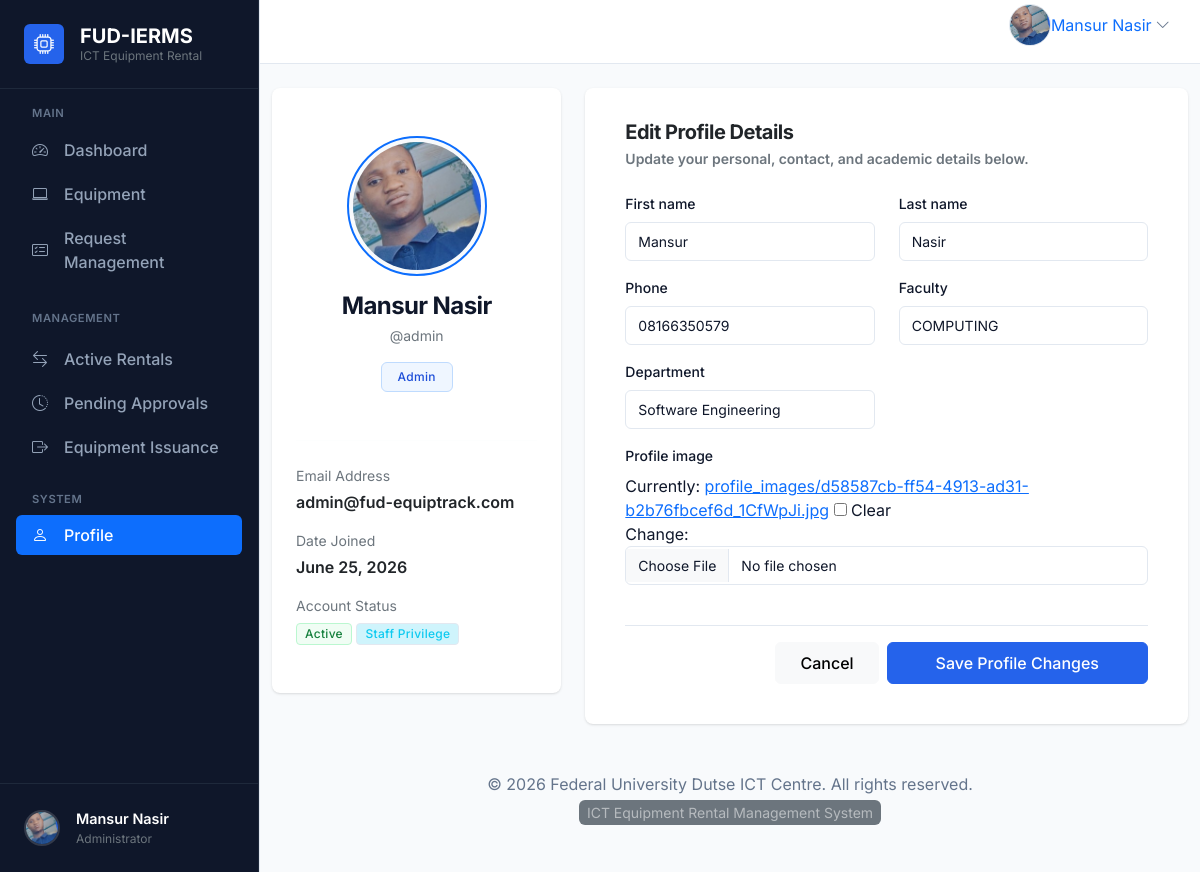
Page /accounts/profile/ (signed in) on the committed database.
### accounts/models.py (models this page shows, shortened)
class User(AbstractUser):
    objects = CustomUserManager()
    class Role(models.TextChoices):
        ADMIN = "ADMIN", "Admin"
        STUDENT = "STUDENT", "Student"
        STAFF = "STAFF", "Staff"
    role = models.CharField(
        max_length=20,
        choices=Role.choices,
        default=Role.STUDENT,
        db_index=True,
    )
    phone = models.CharField(max_length=20, blank=True, db_index=True)
    faculty = models.CharField(max_length=255, blank=True, db_index=True)
    department = models.CharField(max_length=255, blank=True, db_index=True)
    profile_image = models.ImageField(
        upload_to="profile_images/",
        blank=True,
        null=True,
    )
    created_at = models.DateTimeField(auto_now_add=True)
    updated_at = models.DateTimeField(auto_now=True)
    class Meta:
        verbose_name = "User"
        verbose_name_plural = "Users"
        ordering = ["-created_at"]
        indexes = [
            models.Index(fields=["role"]),
            models.Index(fields=["phone"]),
            models.Index(fields=["faculty"]),
            models.Index(fields=["department"]),
        ]

### accounts/views.py (the view, shortened to what this page needs)
# urls.py: path("profile/", views.ProfileView.as_view(), name="profile"),
class ProfileView(LoginRequiredMixin, UpdateView):
    template_name = "accounts/profile.html"
    model = User
    form_class = UserUpdateForm
    def get_object(self, queryset=None):
        return self.request.user

### templates/accounts/profile.html (shortened to what this page needs)
{% extends "base.html" %}
{% block content %}
<div class="row g-4">
  <div class="col-12 col-md-4 col-lg-4">
    <div class="card border-0 shadow-sm text-center py-4">
      <div class="card-body">
        <div class="mb-3 position-relative d-inline-block">
          {% if user.profile_image %}
            <img src="{{ user.profile_image.url }}" alt="{{ user.username }}" class="rounded-circle img-thumbnail border-2 border-primary" style="width: 140px; height: 140px; object-fit: cover;">
          {% else %}
            <div class="avatar-placeholder rounded-circle mx-auto d-flex align-items-center justify-content-center border-2 border-primary" style="width: 140px; height: 140px; font-size: 3rem; background: var(--primary-gradient);">
              {{ user.username|slice:":1"|upper }}
            </div>
          {% endif %}
        </div>
        <h4 class="fw-bold mb-1">{{ user.get_full_name|default:user.username }}</h4>
        <p class="text-secondary small mb-3">@{{ user.username }}</p>
        <span class="badge bg-primary-subtle text-primary border border-primary-subtle px-3 py-2 rounded mb-4 fs-7">
          {{ user.get_role_display }}
        </span>
        <hr class="my-4 border-light">
        <div class="text-start">
          <div class="mb-3">
            <label class="text-secondary small d-block mb-1">Email Address</label>
            <span class="fw-semibold text-dark">{{ user.email }}</span>
          </div>
          <div class="mb-3">
            <label class="text-secondary small d-block mb-1">Date Joined</label>
            <span class="fw-semibold text-dark">{{ user.date_joined|date:"F d, Y" }}</span>
          </div>
          <div class="mb-0">
            <label class="text-secondary small d-block mb-1">Account Status</label>
            {% if user.is_active %}
              <span class="badge bg-success-subtle text-success border border-success-subtle">Active</span>
            {% else %}
              <span class="badge bg-danger-subtle text-danger border border-danger-subtle">Inactive</span>
            {% endif %}
            {% if user.is_staff %}
              <span class="badge bg-info-subtle text-info border border-info-subtle">Staff Privilege</span>
            {% endif %}
          </div>
        </div>
      </div>
    </div>
  </div>
  <div class="col-12 col-md-8 col-lg-8">
    <div class="card border-0 shadow-sm p-3">
      <div class="card-header border-0 pb-0 bg-transparent">
        <h3 class="h5 fw-bold text-dark mb-1">Edit Profile Details</h3>
        <p class="text-secondary small mb-0">Update your personal, contact, and academic details below.</p>
      </div>
      <div class="card-body">
        <form method="post" enctype="multipart/form-data" novalidate>
          <div class="row">
            {% for field in form.visible_fields %}
              <div class="{% if field.name == 'profile_image' %}col-12{% else %}col-md-6{% endif %} mb-3">
                <label class="form-label d-flex justify-content-between" for="{{ field.id_for_label }}">
                  <span>{{ field.label }}</span>
                </label>
                {{ field }}
              </div>
            {% endfor %}
          </div>
          <div class="mt-4 pt-3 border-top border-light d-flex justify-content-end gap-2">
            <a href="{% url 'home' %}" class="btn btn-light px-4 py-2 border-light">Cancel</a>
            <button type="submit" class="btn btn-primary px-5 py-2">
              Save Profile Changes
            </button>
          </div>
        </form>
      </div>
    </div>
  </div>
</div>
{% endblock content %}

### templates/base.html (shortened to what this page needs)
{% load static %}
<!doctype html>
<html lang="en">
  <head>
    <link
      href="https://cdn.jsdelivr.net/npm/bootstrap@5.3.3/dist/css/bootstrap.min.css"
      rel="stylesheet"
    />
    <link rel="stylesheet" href="https://cdn.jsdelivr.net/npm/bootstrap-icons@1.11.3/font/bootstrap-icons.min.css">
  </head>
  <body>
    <div class="app-shell">
      <aside class="app-sidebar collapse d-lg-block" id="sidebarCollapse">
        {% include "partials/sidebar.html" %}
      </aside>
      <div class="app-main">
        <header class="app-topbar">
          <div class="container-fluid px-3 px-lg-4">
            <div class="topbar-row d-flex align-items-center justify-content-between gap-3">
              <div class="d-flex align-items-center gap-3">
                {% if user.is_authenticated %}
                  <div class="dropdown profile-menu" data-bs-auto-close="true">
                    <a
                      class="profile-toggle d-flex align-items-center text-decoration-none rounded"
                      href="#"
                      id="profileDropdown"
                      role="button"
                      data-bs-toggle="dropdown"
                      aria-expanded="false"
                      aria-label="User menu"
                    >
                      {% if user.profile_image %}
                        <img
                          src="{{ user.profile_image.url }}"
                          alt="{{ user.username }}"
                          class="avatar-img profile-avatar"
                        >
                      {% else %}
                        <div class="avatar-placeholder profile-avatar-placeholder">
                          {{ user.username|slice:":1"|upper }}
                        </div>
                      {% endif %}
                      <span class="profile-name profile-name-full d-none d-md-inline text-nowrap text-truncate" title="{{ user.get_full_name|default:user.username }}">
                        {{ user.get_full_name|default:user.username }}
                      </span>
                      <i class="bi bi-chevron-down ms-1 text-muted profile-chevron" aria-hidden="true"></i>
                    </a>
                  </div>
                {% else %}
                  <a class="btn btn-light" href="{% url 'accounts:login' %}"><i class="bi bi-box-arrow-in-right me-2"></i>Login</a>
                  <a class="btn btn-primary" href="{% url 'accounts:register' %}">Create Account</a>
                {% endif %}
              </div>
            </div>
          </div>
        </header>
        <main class="app-content">
          <div class="container py-4">
        {% block content %}{% endblock content %}
        <footer class="py-4 mt-auto">
          <div class="container text-center">
            <p class="text-muted mb-1">{{ copyright_text }}. All rights reserved.</p>
            <small class="text-white-50 bg-secondary px-2 py-1 rounded">{{ system_name }}</small>
          </div>
        </footer>
      </div>
    </main>
  </body>
</html>

### templates/partials/sidebar.html (shortened to what this page needs)
{% load static %}
{% with current_path=request.path %}
<div class="d-flex flex-column h-100 bg-sidebar" style="background-color: var(--sidebar-bg); border-right: 1px solid #1e293b;">
  <div class="p-4 border-bottom border-secondary d-none d-lg-block" style="border-color: #1e293b !important;">
    <a class="d-flex align-items-center gap-3 text-white text-decoration-none" href="{% url 'home' %}">
      <div class="d-flex align-items-center justify-content-center rounded" style="width: 40px; height: 40px; background-color: var(--primary);">
        <i class="bi bi-cpu text-white fs-5"></i>
      </div>
      <div class="d-flex flex-column">
        <span class="fw-bold fs-5 lh-1 mb-1">FUD-IERMS</span>
        <span class="text-secondary small lh-1" style="font-size: 0.75rem;">ICT Equipment Rental</span>
      </div>
    </a>
  </div>
  <div class="flex-grow-1 overflow-auto py-3">
    <div class="px-3">
      <div class="text-uppercase text-secondary fw-semibold mb-2 px-3" style="font-size: 0.7rem; letter-spacing: 0.05em; color: #64748B !important;">Main</div>
      <nav class="nav flex-column gap-1">
        {% if user.is_authenticated %}
          <a class="nav-link px-3 py-2 rounded d-flex align-items-center gap-3 text-white {% if 'admin-dashboard' in current_path or 'student-dashboard' in current_path or 'staff-dashboard' in current_path %}active bg-primary{% endif %}"
             href="{% url 'accounts:dashboard' %}"
             style="{% if 'admin-dashboard' not in current_path and 'student-dashboard' not in current_path and 'staff-dashboard' not in current_path %}color: #94A3B8 !important;{% endif %} font-weight: 500;">
            <i class="bi bi-speedometer2"></i>
            <span>Dashboard</span>
          </a>
        {% endif %}
        <a class="nav-link px-3 py-2 rounded d-flex align-items-center gap-3 text-white {% if 'equipment' in current_path %}active bg-primary{% endif %}"
           href="{% url 'equipment:list' %}"
           style="{% if 'equipment' not in current_path %}color: #94A3B8 !important;{% endif %} font-weight: 500;">
          <i class="bi bi-laptop"></i>
          <span>Equipment</span>
        </a>
        {% if user.is_authenticated %}
          {% if user.role|upper == 'ADMIN' %}
            <a class="nav-link px-3 py-2 rounded d-flex align-items-center gap-3 text-white {% if 'admin_request_management' in current_path %}active bg-primary{% endif %}"
               href="{% url 'rentals:admin_request_management' %}"
               style="{% if 'rentals' not in current_path or 'pending' in current_path %}color: #94A3B8 !important;{% endif %} font-weight: 500;">
              <i class="bi bi-card-checklist"></i>
              <span>Request Management</span>
            </a>
            <div class="mt-4 mb-2 text-uppercase text-secondary fw-semibold px-3" style="font-size: 0.7rem; letter-spacing: 0.05em; color: #64748B !important;">Management</div>
            <a class="nav-link px-3 py-2 rounded d-flex align-items-center gap-3 text-white {% if 'rentals/active/' in current_path or 'active_rentals' in current_path %}active bg-primary{% endif %}"
               href="{% url 'rentals:active_rentals' %}"
               style="{% if 'rentals/active/' not in current_path and 'active_rentals' not in current_path %}color: #94A3B8 !important;{% endif %} font-weight: 500;">
              <i class="bi bi-arrow-left-right"></i>
              <span>Active Rentals</span>
            </a>
            <a class="nav-link px-3 py-2 rounded d-flex align-items-center gap-3 text-white {% if 'rentals/pending' in current_path %}active bg-primary{% endif %}"
               href="{% url 'rentals:pending_list' %}"
               style="{% if 'rentals/pending' not in current_path %}color: #94A3B8 !important;{% endif %} font-weight: 500;">
              <i class="bi bi-clock-history"></i>
              <span>Pending Approvals</span>
            </a>
            <a class="nav-link px-3 py-2 rounded d-flex align-items-center gap-3 text-white {% if 'rentals/issuance' in current_path %}active bg-primary{% endif %}"
               href="{% url 'rentals:issuance_list' %}"
               style="{% if 'rentals/issuance' not in current_path %}color: #94A3B8 !important;{% endif %} font-weight: 500;">
              <i class="bi bi-box-arrow-right"></i>
              <span>Equipment Issuance</span>
            </a>
          {% endif %}
        {% endif %}
      </nav>
      {% if user.is_authenticated %}
      <div class="mt-4 mb-2 text-uppercase text-secondary fw-semibold px-3" style="font-size: 0.7rem; letter-spacing: 0.05em; color: #64748B !important;">System</div>
      <nav class="nav flex-column gap-1">
        <a class="nav-link px-3 py-2 rounded d-flex align-items-center gap-3 text-white {% if 'profile' in current_path %}active bg-primary{% endif %}"
           href="{% url 'accounts:profile' %}"
           style="{% if 'profile' not in current_path %}color: #94A3B8 !important;{% endif %} font-weight: 500;">
          <i class="bi bi-person"></i>
          <span>Profile</span>
        </a>
      </nav>
      {% endif %}
    </div>
  </div>
  <div class="p-3 border-top border-secondary mt-auto" style="border-color: #1e293b !important;">
    {% if user.is_authenticated %}
      <a href="{% url 'accounts:profile' %}" class="d-flex align-items-center gap-3 text-decoration-none px-2 py-2 rounded hover-bg" style="color: #94A3B8;">
        {% if user.profile_image %}
          <img src="{{ user.profile_image.url }}" alt="{{ user.username }}" class="rounded-circle" style="width: 36px; height: 36px; object-fit: cover; border: 2px solid rgba(255,255,255,0.15);">
        {% else %}
          <div class="d-flex align-items-center justify-content-center rounded-circle fw-bold" style="width: 36px; height: 36px; font-size: 0.875rem; background-color: var(--primary); color: #fff; border: 2px solid rgba(255,255,255,0.15);">
            {{ user.username|slice:":1"|upper }}
          </div>
        {% endif %}
        <div class="d-flex flex-column overflow-hidden">
          <span class="text-white fw-semibold text-truncate" style="max-width: 150px; font-size: 0.9rem;">{{ user.get_full_name|default:user.username }}</span>
          <span class="text-secondary small text-truncate" style="font-size: 0.75rem; max-width: 150px;">{% if user.is_superuser %}Administrator{% else %}{{ user.get_role_display }}{% endif %}</span>
        </div>
      </a>
    {% else %}
      <div class="d-grid gap-2">
        <a class="btn btn-outline-light btn-sm" href="{% url 'accounts:login' %}">Login</a>
        <a class="btn btn-primary btn-sm" href="{% url 'accounts:register' %}">Register</a>
      </div>
    {% endif %}
  </div>
</div>
{% endwith %}

### rows in the picture
User: profile_image (picture), get_full_name "Mansur Nasir", username "admin", role "Admin", email "admin@fud-equiptrack.com", date_joined "June 25, 2026", visible_fields "Mansur" "Nasir" "08166350579" "COMPUTING" "Software Engineering"

### other values in the picture
{{ field.label }} "First name" "Last name" "Phone" "Faculty" "Department" "Profile image"
{{ copyright_text }} "© 2026 Federal University Dutse ICT Centre"
{{ system_name }} "ICT Equipment Rental Management System"
